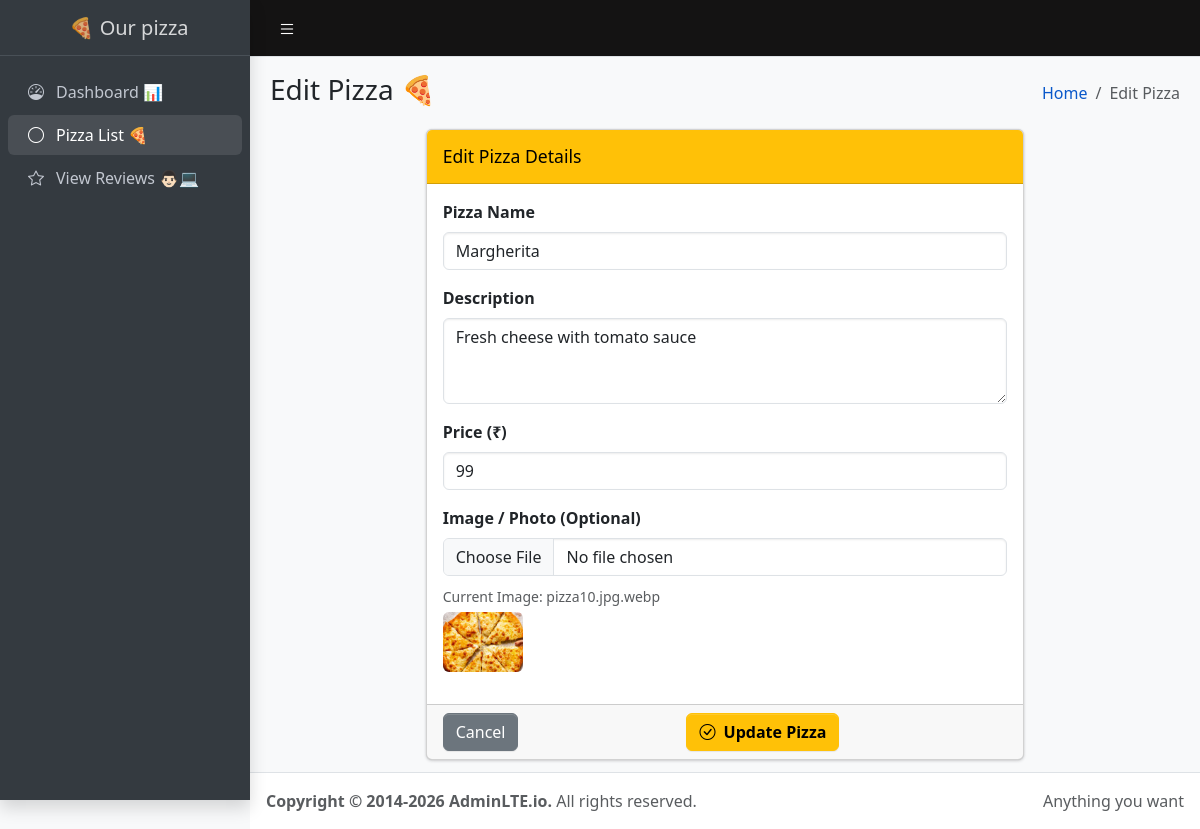
/editpizza/2, run on the app's committed database.
### tables this page shows
CREATE TABLE pizza(
    id INTEGER PRIMARY KEY AUTOINCREMENT,
    name TEXT,
    description TEXT,
    price INTEGER,
    image TEXT
);

### app.py (the view, shortened to what this page needs)
@app.route("/editpizza/<int:id>", methods=["GET", "POST"])
def editpizza(id):
    with sqlite3.connect(DATABASE) as conn:
      cursor = conn.cursor()
    cursor.execute("SELECT * FROM pizza WHERE id=?", (id,))
    pizza = cursor.fetchone()
    conn.close()
    return render_template("edit_pizza.html", pizza=pizza)

### templates/edit_pizza.html (shortened to what this page needs)
<!doctype html>
<html lang="en">
  <head>
    <link rel="stylesheet" href="https://cdn.jsdelivr.net/npm/bootstrap-icons@1.13.1/font/bootstrap-icons.min.css">
    <link rel="stylesheet" href="{{ url_for('static', filename='css/adminlte.css') }}">
    <link rel="stylesheet" href="{{ url_for('static', filename='style.css') }}">
  </head>
  <body class="layout-fixed sidebar-expand-lg bg-body-tertiary">
    <div class="app-wrapper">
      <nav class="app-header navbar navbar-expand bg-body" aria-label="Main Header Navigation">
        <div class="container-fluid">
          <ul class="navbar-nav">
            <li class="nav-item">
              <a class="nav-link" data-lte-toggle="sidebar" href="#"><i class="bi bi-list"></i></a>
            </li>
          </ul>
        </div>
      </nav>
      <aside class="app-sidebar bg-body-secondary shadow" data-bs-theme="dark">
        <div class="sidebar-brand">
          <a href="/" class="brand-link">
            <span class="brand-text fw-light"> 🍕 Our pizza </span>
          </a>
        </div>
        <div class="sidebar-wrapper">
          <nav class="mt-2" aria-label="Sidebar Navigation">
            <ul class="nav sidebar-menu flex-column">
              <li class="nav-item">
<a href="{{ url_for('dashboard') }}" class="nav-link">
                    <i class="nav-icon bi bi-speedometer"></i>
                  <p>Dashboard 📊</p>
                </a>
              </li>
              <li class="nav-item">
<a href="{{ url_for('dashboard') }}#pizza-list" class="nav-link active">
                    <i class="nav-icon bi bi-circle"></i>
                  <p>Pizza List 🍕</p>
                </a>
              </li>
              <li class="nav-item">
<a href="{{ url_for('dashboard') }}#reviews" class="nav-link">
                    <i class="nav-icon bi bi-star"></i>
                  <p>View Reviews 👨🏻💻</p>
                </a>
              </li>
            </ul>
          </nav>
        </div>
      </aside>
      <main class="app-main">
        <div class="app-content-header">
          <div class="container-fluid">
            <div class="row">
              <div class="col-sm-6">
                <h2 class="mb-0 fs-3">Edit Pizza 🍕</h2>
              </div>
              <div class="col-sm-6">
                <nav aria-label="breadcrumb">
                  <ol class="breadcrumb float-sm-end">
                    <li class="breadcrumb-item"><a href="/">Home</a></li>
                    <li class="breadcrumb-item active">Edit Pizza</li>
                  </ol>
                </nav>
              </div>
            </div>
          </div>
        </div>
        <div class="app-content">
          <div class="container-fluid">
            <div class="row justify-content-center">
              <div class="col-md-8">
                <div class="card card-warning">
                  <div class="card-header">
                    <h3 class="card-title mb-0">Edit Pizza Details</h3>
                  </div>
                  <form action="{{ url_for('editpizza', id=pizza[0]) }}" method="POST" enctype="multipart/form-data">
                    <div class="card-body">
                      <div class="mb-3">
                        <label for="pizza_name" class="form-label fw-bold">Pizza Name</label>
                        <input id="pizza_name" type="text" name="name" class="form-control" value="{{ pizza[1] }}" required>
                      </div>
                      <div class="mb-3">
                        <label for="pizza_description" class="form-label fw-bold">Description</label>
                        <textarea id="pizza_description" name="description" class="form-control" rows="3">{{ pizza[2] }}</textarea>
                      </div>
                      <div class="mb-3">
                        <label for="pizza_price" class="form-label fw-bold">Price (₹)</label>
                        <input id="pizza_price" type="text" pattern="[0-9]+" name="price" class="form-control" value="{{ pizza[3] }}" required>
                      </div>
                      <div class="mb-3">
                        <label for="pizza_image" class="form-label fw-bold">Image / Photo (Optional)</label>
                        <input id="pizza_image" type="file" name="image" class="form-control" accept="image/*">
                        {% if pizza[4] %}
                        <div class="mt-2">
                          <small class="text-muted">Current Image: {{ pizza[4] }}</small><br>
                          <img src="{{ url_for('static', filename='images/' ~ pizza[4]) }}" style="width: 80px; height: 60px; object-fit: cover; border-radius: 6px;" class="mt-1" alt="Current Pizza">
                        </div>
                        {% endif %}
                      </div>
                    </div>
                    <div class="card-footer d-flex justify-content-between">
<a href="{{ url_for('dashboard') }}#pizza-list" class="btn btn-secondary">Cancel</a>
 <button type="submit" class="btn btn-warning fw-bold"><i class="bi bi-check-circle me-1"></i> Update Pizza</button>
                    </div>
                  </form>
                </div>
              </div>
            </div>
          </div>
        </div>
      </main>
      <footer class="app-footer">
        <div class="float-end d-none d-sm-inline">Anything you want</div>
        <strong>Copyright &copy; 2014-2026 AdminLTE.io.</strong> All rights reserved.
      </footer>
    </div>
  </body>
</html>

### static/style.css (style rules this page uses)
body { background-color: #FFF8F0; }
.navbar .nav-link, .navbar .navbar-brand { color: rgb(111, 135, 194) !important; }
.navbar { background-color: #141313 !important; }
.navbar-nav .nav-link { color: white !important; font-size: 18px; font-weight: 500; }
.card img { height:250px; object-fit:cover; }
.card { transition:0.4s; }
.nav-link.active { color: #191818; }
.navbar-nav .nav-item { margin-right: 20px; }

### data on the page
pizza: name "Margherita", description "Fresh cheese with tomato sauce", price "99", image "pizza10.jpg.webp", image (picture)
